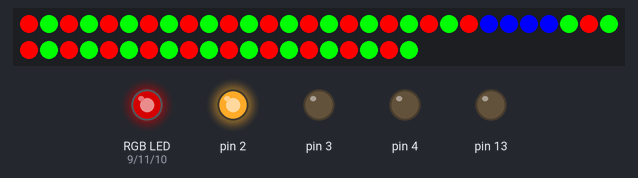
The sketch below on a simulated Arduino Uno, built with avr-gcc and run on an emulated ATmega328P. On the bench: 50 RGB LEDs in strip order, left to right, continuing on the next row, an RGB LED mixed from three pins (HIGH = lit), output pins drawn as LEDs (lit = HIGH). Dim RGB values are drawn brighter than linear; the strip is taken to match the declared colour order.

Above: at 1.99 s.
At 6.15 s:
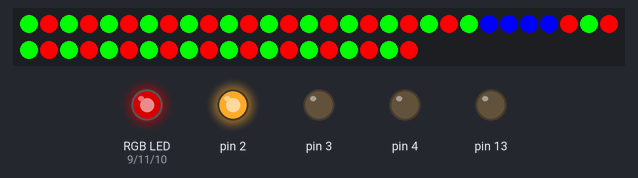

The sketch:

christmas.ino
```cpp
#include <Adafruit_NeoPixel.h>


#define PIN 5

// Parameter 1 = number of pixels in strip
// Parameter 2 = Arduino pin number (most are valid)
// Parameter 3 = pixel type flags, add together as needed:
//   NEO_KHZ800  800 KHz bitstream (most NeoPixel products w/WS2812 LEDs)
//   NEO_KHZ400  400 KHz (classic 'v1' (not v2) FLORA pixels, WS2811 drivers)
//   NEO_GRB     Pixels are wired for GRB bitstream (most NeoPixel products)
//   NEO_RGB     Pixels are wired for RGB bitstream (v1 FLORA pixels, not v2)
Adafruit_NeoPixel strip = Adafruit_NeoPixel(50, PIN, NEO_BRG + NEO_KHZ800);

#define PIXEL_FG_COLOR strip.Color(0,0,255)
#define PIXEL_BG_COLOR strip.Color(0,255,0)
#define PIXEL_BG2_COLOR strip.Color(255,0,0)


int ledR = 9;
int ledG = 11;
int ledB = 10;

int flashDuration = 200;

/*

PINS:
  3 - side of garege
  5 - front of garage
  6 - side of living room/front door

  9 - red
  10 - blue
  11 - green


*/


void setup() {
  Serial.begin(115200);

  pinMode(ledR, OUTPUT);
  pinMode(ledG, OUTPUT);
  pinMode(ledB, OUTPUT);
  pinMode(3, OUTPUT);


  pinMode(13, OUTPUT);
  digitalWrite(13,LOW);

  pinMode(2, OUTPUT);
  digitalWrite(2,HIGH);

  pinMode(4,OUTPUT);
  digitalWrite(4, LOW);


   // set eves to red.
   analogWrite(9, 128);


   strip.begin();
   strip.show(); // Initialize all pixels to 'off'
   strip.setBrightness(255);


}


void loop() {

   // blink();
   // climb();

   paint_background(0);

   strip.show();

   int low = 0;
   int high = strip.numPixels() - 1;

   int swap = 0;

   while (true){
      strip.setPixelColor(low, PIXEL_FG_COLOR);
      strip.setPixelColor(high, PIXEL_FG_COLOR);
      strip.setPixelColor(low+2, PIXEL_FG_COLOR);
      strip.setPixelColor(high-2, PIXEL_FG_COLOR);      strip.show();

      delay(80);


      if (low >= strip.numPixels()){
         low = 0;
         high = strip.numPixels() - 1;
      }

      if ((low % 10) == 0){
         if (++swap > 1){
            swap = 0;
         }
      }

      paint_background(swap);

      low++;
      high--;
   }


}


void paint_background(int swap){

      for (int i=0; i<strip.numPixels(); i++){
      set_bg_color(i, swap);
   }
}


void set_bg_color(int i, int swap){

      if ( ((i+swap) % 2) ==0){
         strip.setPixelColor(i, PIXEL_BG_COLOR);
      }
      else{
         strip.setPixelColor(i, PIXEL_BG2_COLOR);
      }
}

/**
 *
 * turn on leds up from ends, meet in middle, then turn off from middle down
 *
 */
void up_down(){
   int i = 0;
   int j = strip.numPixels() - 1;

   while (i < j){

      strip.setPixelColor(i, PIXEL_FG_COLOR);
      strip.setPixelColor(j, PIXEL_FG_COLOR);
      strip.show();
      delay (100);
      i++;
      j--;
   }


   while (i >= 0){

      strip.setPixelColor(i, PIXEL_BG_COLOR);
      strip.setPixelColor(j, PIXEL_BG_COLOR);
      strip.show();
      delay (100);
      i--;
      j++;
   }

   delay(500);


/*
   for (int i=0; i<50; i++){

      strip.setPixelColor(i, strip.Color(255,0,0));
   }

   strip.show();

   while (true);

*/


}


void climb(){


   for (int i=0; i<strip.numPixels(); i++){;
      strip.setPixelColor(i, 0,0,0);
   }

   strip.show();


   for (int i=0; i<strip.numPixels()/2; i++){
      strip.setPixelColor(i, 0,0,255);
      strip.setPixelColor(strip.numPixels() - i - 1, 0,0,255);
      if (i>1){
         strip.setPixelColor(i-1, 0,0,128);
         strip.setPixelColor(strip.numPixels() - i - 1 + 1, 0,0,128);
         if (i>2){
            strip.setPixelColor(i-2, 0,0,64);
            strip.setPixelColor(strip.numPixels() - i - 1 + 2, 0,0,64);
            if (i>3){
               strip.setPixelColor(i-3, 0,0,0);
               strip.setPixelColor(strip.numPixels() - i - 1 + 3, 0,0,0);
            }
         }
      }
      strip.show();
      delay(200);
   }


   strip.show();


}

void blink(){

   int i=0;
   while ( i<strip.numPixels() ) {

//      Serial.println("in 1st loop");

      if (i%2 != 0){
         strip.setPixelColor(i, PIXEL_FG_COLOR);
         Serial.println("in 1st loop: FG");
      }
      else{
         strip.setPixelColor(i, PIXEL_BG_COLOR);
         Serial.println("in 1st loop BG");
      }
      i++;
   }

   strip.show();


   Serial.println("1st loop");

   delay(1000);

   i=0;
   while ( i<strip.numPixels() ) {

      Serial.println("in 2nd loop");

      if (i%2 == 0){
         strip.setPixelColor(i, PIXEL_FG_COLOR);
      }
      else{
         strip.setPixelColor(i, PIXEL_BG_COLOR);
      }
      i++;
   }

   strip.show();

   delay(1000);

}
```

Measured:
- by itself, everything shown: repeats every 8.3 s, in 98 steps
